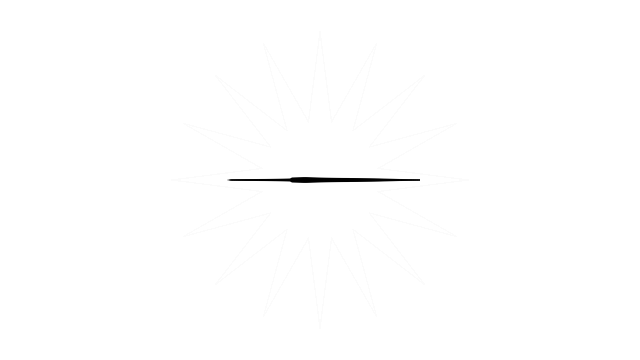
#> input picture tools/animation-kit/grease-pencil/gp_test.png, 640 x 360 px
$ python -i run_sticker.py   (imports and definitions only)
#> lines starting #> are read from the running program, lines starting #| are printed output that depends on the picture; after the words box and inside, x2 and y2 are one past the last pixel; in counts of white or black regions, pixels touching at a corner belong together
#> further down, picture is the input picture: PIL image 640x360 RGBA; mean R, G, B, A 0.4, 0.4, 0.4, 0.7
#!/usr/bin/env python3
"""Sticker / clean-cut toolkit (PIL, purpose-built).
Subcommands:
  cleanup    -- alpha edge cleanup: threshold weak alpha, smooth jagged edges
  sticker    -- white-border sticker: dilate alpha, white outline + optional drop shadow
  refine     -- alpha matting refinement: erode/dilate + feather for cleaner composites
  cutout     -- all-in-one: cleanup -> sticker (merch-ready cutout)

Usage: run_sticker.py sticker --input cut.png --output sticker.png [--border 24] [--shadow]
       run_sticker.py cleanup --input cut.png --output clean.png [--threshold 24] [--smooth 2]
       run_sticker.py refine --input cut.png --output refined.png [--erode 1] [--feather 2]
Serves: merch-ready mascot cutouts, clean character edges for cards/composites.
"""
import argparse, sys
from PIL import Image, ImageFilter, ImageOps

def load_rgba(p):
    im = Image.open(p)
    return im.convert("RGBA") if im.mode != "RGBA" else im

# [18 lines left out: functions cleanup, refine, not called in this run]

def sticker(im, border=24, border_color=(255, 255, 255, 255), shadow=False,
            shadow_blur=18, shadow_offset=(0, 10)):
#> called with border = 24, border_color = (255, 255, 255, 255), shadow = False, shadow_blur = 18, shadow_offset = (0, 10)
    r, g, b, a = im.split()
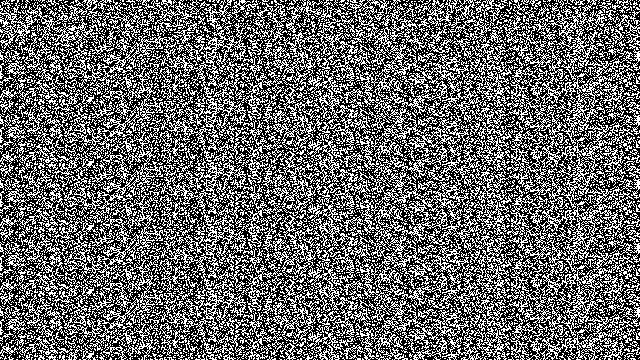
#> r: PIL image 640x360 L; values 0 (black) and 1 (white), 40.8% white in thin lines or dots
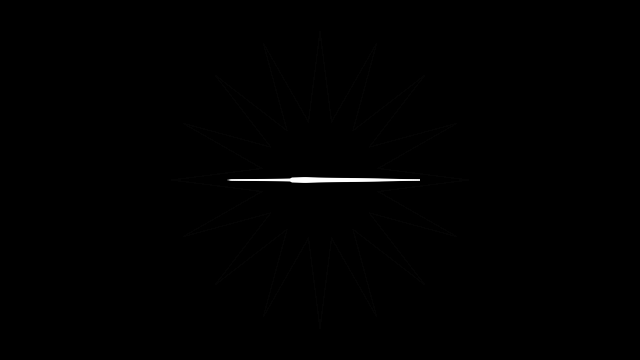
#> a: PIL image 640x360 L; min 0, max 255, mean 0.7
    grown = a.filter(ImageFilter.MaxFilter(border * 2 + 1))
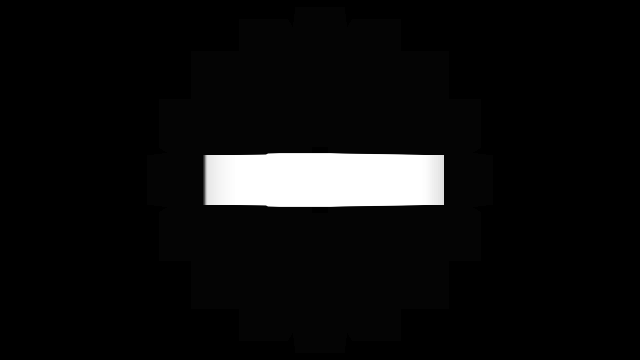
#> grown: PIL image 640x360 L; min 0, max 255, mean 14.9
    grown = grown.filter(ImageFilter.GaussianBlur(border / 6))
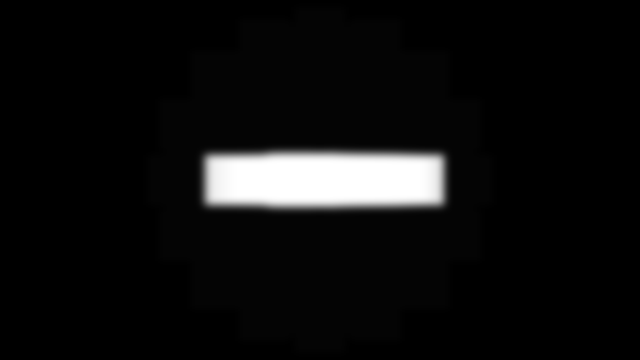
#> grown: PIL image 640x360 L; min 0, max 255, mean 14.9
    grown = grown.point(lambda v: 255 if v > 40 else 0)
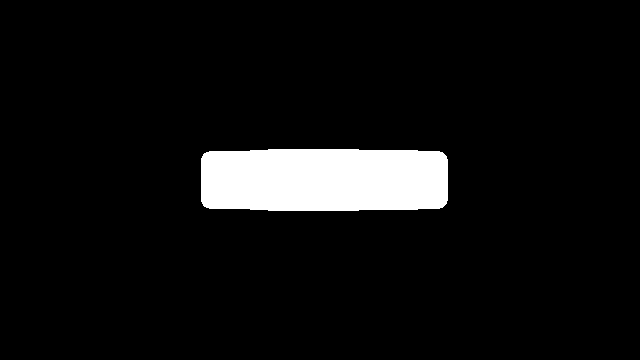
#> grown: PIL image 640x360 L; 6.4% white; 1 white region, box (x1, y1, x2, y2) and area: (201, 149, 448, 211) 14750
    base = Image.new("RGBA", im.size, (0, 0, 0, 0))
#> base: PIL image 640x360 RGBA; every value is 0
    if shadow:
        sh = Image.new("RGBA", im.size, (0, 0, 0, 0))
        shp = Image.new("RGBA", im.size, (0, 0, 0, 160))
        sh.paste(shp, shadow_offset, grown)
        sh = sh.filter(ImageFilter.GaussianBlur(shadow_blur))
        base = Image.alpha_composite(base, sh)
    outline = Image.new("RGBA", im.size, border_color)
#> outline: PIL image 640x360 RGBA; every value is 255
    base.paste(outline, (0, 0), grown)
    base = Image.alpha_composite(base, im)
    return base

# [26 lines left out: function main, not called in this run]

# [2 lines not run here, left out]

>>> from PIL import Image
>>> picture = Image.open('../grease-pencil/gp_test.png')
>>> result = sticker(picture)
